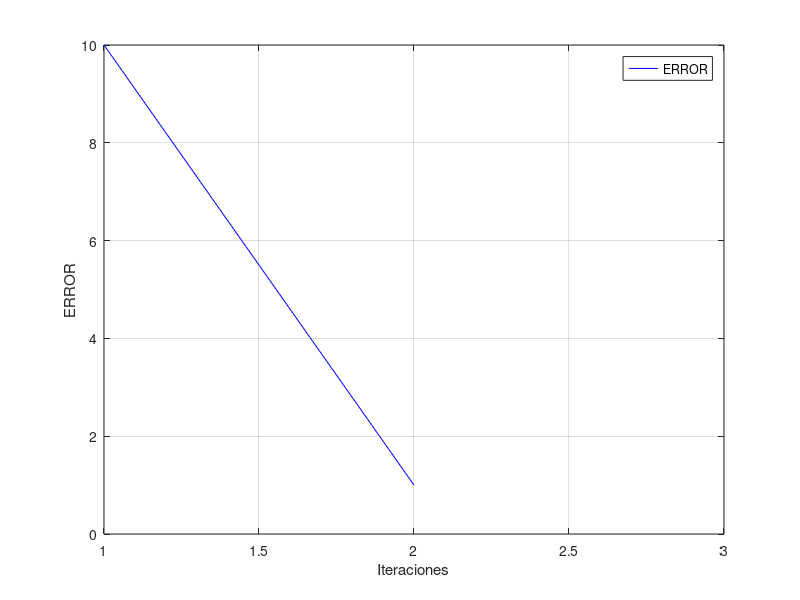

Recreate this plot in MATLAB.
int_value=0;
i=1;
e(i)=10;

while(e(i)>0.0001)
    if(i==1)
        x(i)=int_value;
    end
    g(i)=(1/(x(i)^2-1));
    i=i+1;
    x(i)=g(i-1);
    e(i)=abs(x(i-1)-x(i));
    if(e(i)>50)
    break;
end
end

tamanio=size(e);
iter=1:1:tamanio(2);

figure('DefaultAxesFontsize',10)
plot(iter,e,'color','blue')

grid on
xlabel('Iteraciones')
ylabel('ERROR')
legend('ERROR')